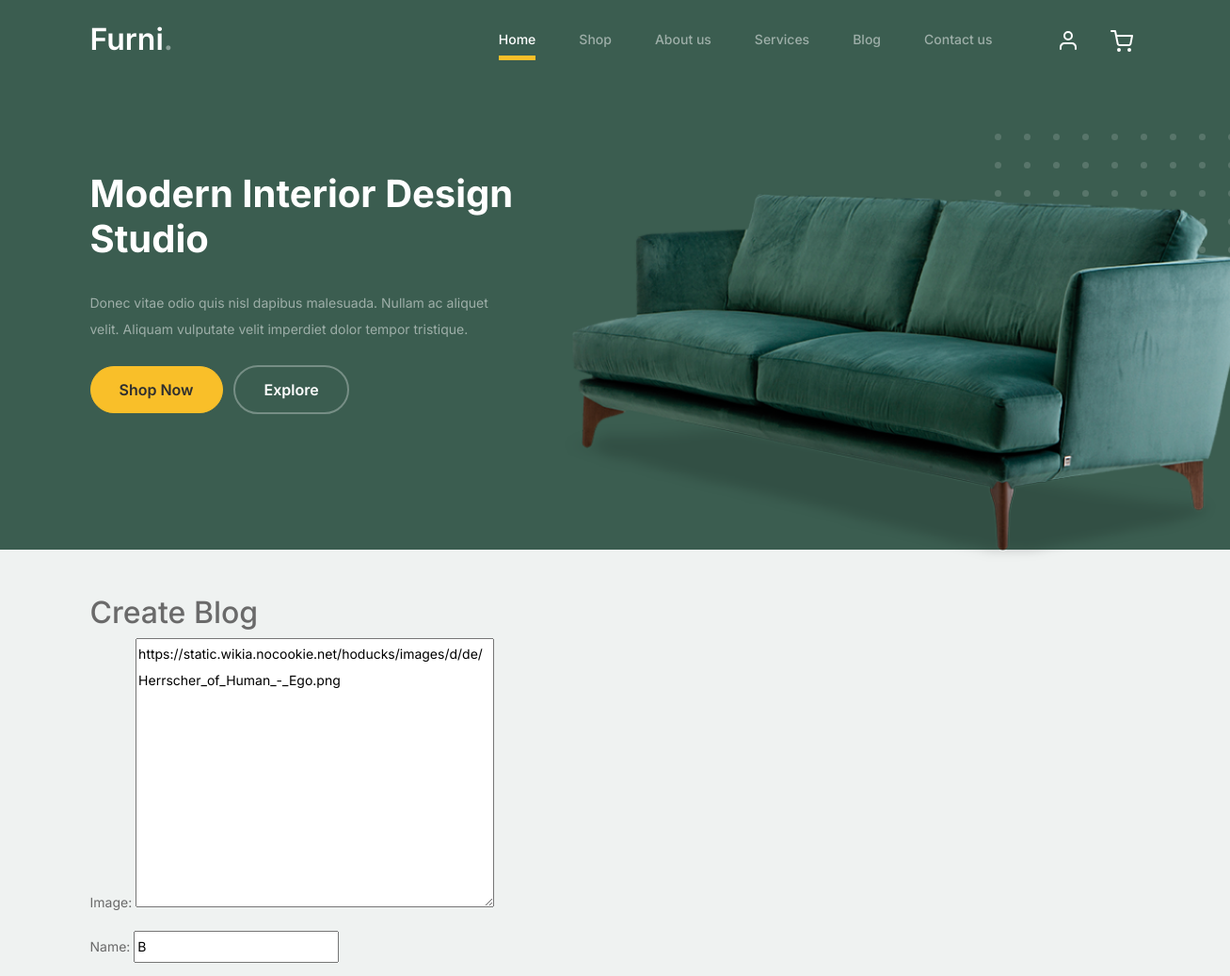
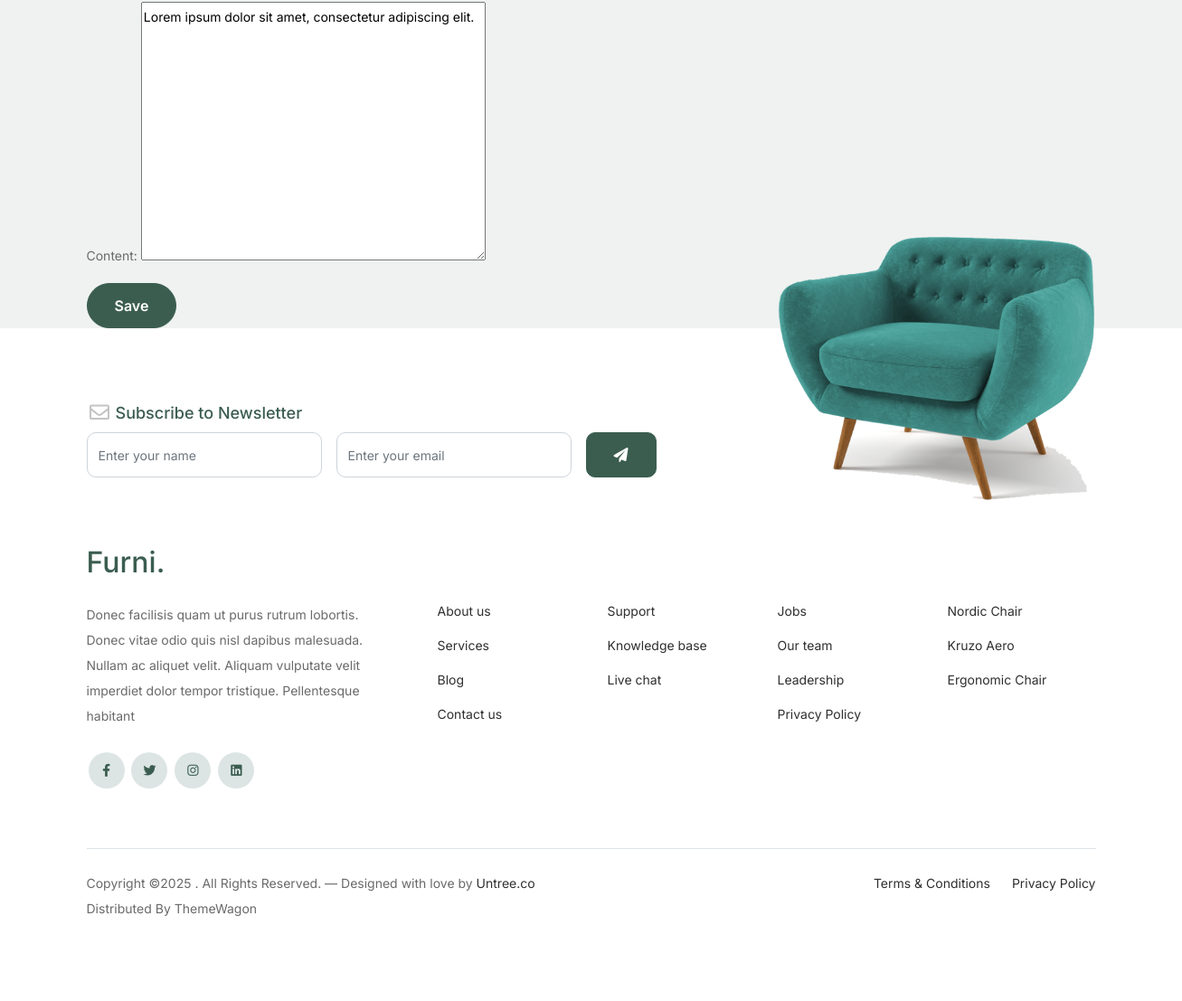
/blog/2/update/, run on the app's committed database (2 pictures, top to bottom).
### first_app/models.py (models this page shows, shortened)
class Blog(models.Model):
    image = models.TextField()
    name = models.CharField()
    content = models.TextField()

### first_app/views.py (the view)
# urls.py: path("blog/<int:pk>/update/", views.BlogUpdateView.as_view(), name="blog_update"),
class BlogUpdateView(UpdateView):
    fields = ("image", "name", "content")
    model = Blog
    success_url = reverse_lazy("blog")

### first_app/templates/first_app/blog_form.html (shortened to what this page needs)
{% extends "base.html" %}
{% block body_block %}
<div class="container mt-5">
    <h2>Create Blog</h2>
    <form method="post" enctype="multipart/form-data">
        {{ form.as_p }}
        <button type="submit" class="btn btn-primary">Save</button>
    </form>
</div>
{% endblock %}

### static/css/style.css (style rules this page uses)
body { overflow-x: hidden; position: relative; }
body { font-family: "Inter", sans-serif; font-weight: 400; line-height: 28px; color: #6a6a6a; font-size: 14px; background-color: #eff2f1; }
.btn { font-weight: 600; padding: 12px 30px; border-radius: 30px; color: #ffffff; background: #2f2f2f; border-color: #2f2f2f; }
.btn.btn-primary { background: #3b5d50; border-color: #3b5d50; }
textarea { height: auto !important; }

### data on the page
Blog: image "https://static.wikia.nocookie.net/hoducks/images/d/de/Herrscher_of_Human_-_Ego.png", name "B", content "Lorem ipsum dolor sit amet, consectetur adipiscing elit."
